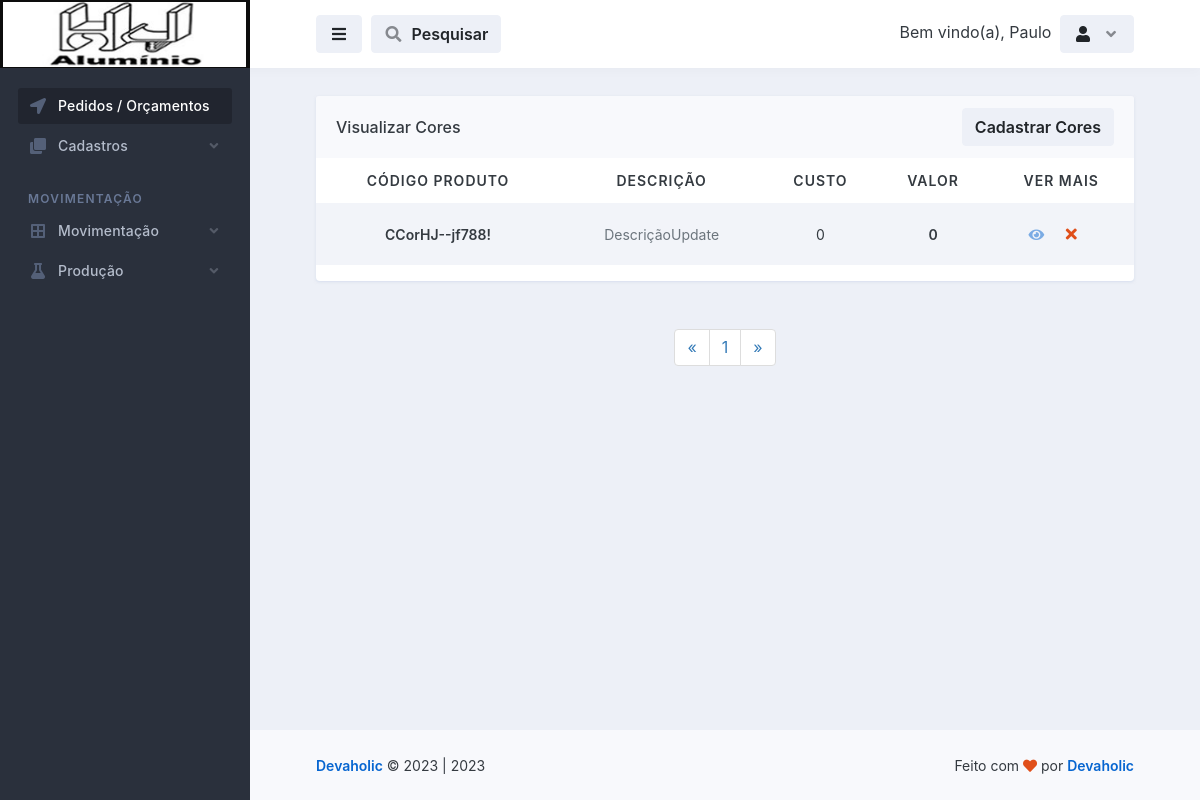
The page /cores/visualizar_cores.php (signed in) on the database its author committed.
### tables this page shows
CREATE TABLE `logado` (
  `id` int(11) NOT NULL,
  `nome` varchar(50) NOT NULL,
  `email` varchar(100) NOT NULL,
  `senha` varchar(50) NOT NULL,
  `parceiro_colaborador` varchar(100) NOT NULL,
  `cpf` int(100) NOT NULL,
  `rg` int(20) NOT NULL,
  `cep` int(20) NOT NULL,
  `endereco` varchar(100) NOT NULL,
  `telefone` varchar(50) NOT NULL,
  `complemento` varchar(100) NOT NULL,
  `bairro` varchar(100) NOT NULL,
  `cidade` varchar(100) NOT NULL,
  `uf` varchar(20) NOT NULL,
  `nascimento` varchar(100) NOT NULL,
  `nivel` varchar(20) NOT NULL
);

CREATE TABLE `cores` (
  `id` int(11) NOT NULL,
  `descricao` varchar(255) NOT NULL,
  `codigo_produto` varchar(100) NOT NULL,
  `observacao` text NOT NULL,
  `custo` decimal(10,0) NOT NULL,
  `markup` decimal(10,0) NOT NULL,
  `valor` decimal(10,0) NOT NULL,
  `rendimento` varchar(100) NOT NULL,
  `ultima_alteracao` date NOT NULL,
  `ativo` varchar(20) NOT NULL
);

### database.php (called while the page is built, shortened)
<?php
    class database
    {
        public $server = 'localhost';
        public $user = 'root';
        public $pass = '';
        public $bdn = 'maxportas';
        public function __construct()
        {
            try{
            $this->conn = new PDO('mysql:host='.$this->server.'; dbname='.$this->bdn, $this->user, $this->pass);
            } catch(PDOException $e){
                echo "Error $e";
            }
        }
    }
?>

### controllers/controllers_cores.php (called while the page is built, shortened)
<?php
    include "../database.php";
class controllers_cores extends database
{
    public function selecionar_cores()
    {
        $selecionar_cores = $this->conn->prepare("SELECT * FROM cores ORDER BY id DESC");
        $selecionar_cores->execute();
        $resulcores = $selecionar_cores->fetchAll(PDO::FETCH_ASSOC);
        return $resulcores;
    }
}
?>

### cores/visualizar_cores.php (the view, shortened to what this page needs)
<?php
require_once "../config.php";
$conn = mysqli_connect($DBHOST, $DBUSER, $DBPASS, $DBNAME);
$pagina = (isset($_GET['pagina']))? $_GET['pagina'] : 1;
$result_cores = "SELECT * FROM cores ORDER BY id DESC";
$resultado_cores = mysqli_query($conn, $result_cores);
$total_cores = mysqli_num_rows($resultado_cores);
$quantidade_pg = 10;
$num_pagina = ceil($total_cores/$quantidade_pg);
$incio = ($quantidade_pg*$pagina)-$quantidade_pg;
$result_cores = "SELECT * FROM cores ORDER BY id DESC limit $incio, $quantidade_pg";
$resultado_cores = mysqli_query($conn, $result_cores);
?>
<!doctype html>
<html lang="en">
  <head>
    <link rel="stylesheet" id="css-main" href="../assets/css/dashmix.min.css">
    <link rel="stylesheet" href="../assets/css/pagination.css">
  </head>
  <body>
    <div id="page-container" class="sidebar-o sidebar-dark enable-page-overlay side-scroll page-header-fixed main-content-narrow">
    <?php require_once "../template/sidebar.php" ?>
<header id="page-header">
    <div class="content-header">
    <div class="space-x-1">
        <button type="button" class="btn btn-alt-secondary" data-toggle="layout" data-action="sidebar_toggle">
        <i class="fa fa-fw fa-bars"></i>
        </button>
            <button type="button" class="btn btn-alt-secondary" data-toggle="layout" data-action="header_search_on">
              <i class="fa fa-fw opacity-50 fa-search"></i> <span class="ms-1 d-none d-sm-inline-block">Pesquisar</span>
            </button>
    </div>
    <?php require_once "../template/btn_logout.php"; ?>
    </div>
</header>
      <main id="main-container">
        <div class="content content-full content-boxed">
          <div class="row">
            <div class="col-md-12">
              <div class="block block-rounded block-mode-loading-refresh">
                <div class="block-header block-header-default">
                  <h3 class="block-title">
                    Visualizar Cores
                  </h3>
                  <a class="btn btn-alt-secondary" href="cores.php">
                    Cadastrar Cores
                  </a>
                </div>
                <div class="table-responsive">
                  <table class="table table-striped table-hover table-borderless table-vcenter fs-sm">
                  <?php
                    require_once "../controllers/controllers_cores.php";
                    $selecionar_cores = new controllers_cores();
                    $result_cores = $selecionar_cores->selecionar_cores();
                    if(count($result_cores) > 0)
                    { ?>
                    <thead style="text-align: center;">
                      <tr class="text-uppercase">
                        <th>Código Produto</th>
                        <th>Descrição</th>
                        <th>Custo</th>
                        <th>Valor</th>
                        <th>Ver Mais</th>
                      </tr>
                    </thead>
                    <?php }?>
                    <tbody style="text-align: center;">
                        <?php
                            require_once "../controllers/controllers_cores.php";
                            $selecionar_cores = new controllers_cores();
                            $result_cores = $selecionar_cores->selecionar_cores();
                            if(count($result_cores) > 0)
                            {
                              while($row_cores = mysqli_fetch_assoc($resultado_cores)){ ?>
                                <tr style="text-align: center;">
                                  <td>
                                      <span class="fw-semibold"><?php echo $row_cores['codigo_produto']; ?></span>
                                  </td>
                                  <td>
                                    <span class="fs-sm text-muted"><?php echo $row_cores['descricao'];?></span>
                                  </td>
                                  <td>
                                    <?php echo $row_cores['custo']; ?>
                                  </td>
                                  <td>
                                      <span class="fw-semibold"><?php echo $row_cores['valor']; ?></span>
                                  </td>
                                  <td class="text-center text-nowrap fw-medium" style="display: flex; justify-content: center; align-items: center;">
                                    <a href="vermais_cores.php?view_cores=<?php $idCriptografado = base64_encode($row_cores['id']); echo $idCriptografado;?>">
                                        <i class="fa fa-eye me-1 opacity-50"></i>
                                    </a>
                                    <?php
                                       echo "<button class='btn' onclick='abrirModal(".$row_cores['id'].")'><i class='fa fa-fw fa-times text-danger'></i></button>";
                                    ?>
                                  </td>
                                </tr>
                          <?php } } else { echo "<h1>Nenhum registo encontrado!</h1>"; } ?>
                    </tbody>
                  </table>
                </div>
                </div>
                <?php
                  $pagina_anterior = $pagina - 1;
                  $pagina_posterior = $pagina + 1;
                ?>
                <nav class="text-center">
                  <ul class="pagination">
                    <li>
                      <?php
                      if($pagina_anterior != 0){ ?>
                        <a href="visualizar_cores.php?pagina=<?php echo $pagina_anterior; ?>" aria-label="Previous">
                          <span aria-hidden="true">&laquo;</span>
                        </a>
                      <?php }else{ ?>
                        <span aria-hidden="true">&laquo;</span>
                      <?php }  ?>
                    </li>
                    <?php
                    for($i = 1; $i < $num_pagina + 1; $i++){ ?>
                      <li><a href="visualizar_cores.php?pagina=<?php echo $i; ?>"><?php echo $i; ?></a>
                      </li>
                    <?php } ?>
                    <li>
                      <?php
                      if($pagina_posterior <= $num_pagina){ ?>
                        <a href="visualizar_cores.php?pagina=<?php echo $pagina_posterior; ?>" aria-label="Previous">
                          <span aria-hidden="true">&raquo;</span>
                        </a>
                      <?php }else{ ?>
                        <span aria-hidden="true">&raquo;</span>
                      <?php }  ?>
                    </li>
                  </ul>
                </nav>
              </div>
        </div>
      </main>
      <?php require_once "../template/footer.php" ?>
    </div>
  </body>
</html>

### template/btn_logout.php (shortened to what this page needs)
<?php
    include "../conexao-bd.php";
    $email = $_SESSION['email'];
    $selecinarUserLogado = $conn->prepare("SELECT * FROM logado WHERE email = :email");
    $selecinarUserLogado->bindValue(':email', $email);
    $selecinarUserLogado->execute();
    $row = $selecinarUserLogado->fetch(PDO::FETCH_ASSOC);
?>
<div class="space-x-1">
    <div class="dropdown d-inline-block">
        <span class="d-sm-inline-block">Bem vindo(a), <?php echo $row['nome']; ?></span>
    </div>
    <div class="dropdown d-inline-block">
    <button type="button" class="btn btn-alt-secondary" id="page-header-user-dropdown" data-bs-toggle="dropdown" aria-haspopup="true" aria-expanded="false">
        <i class="fa fa-fw fa-user"></i>
        <i class="fa fa-fw fa-angle-down opacity-50 ms-1 d-none d-sm-inline-block"></i>
    </button>
    </div>
</div>

### assets/css/pagination.css (style rules this page uses)
.pagination { display:inline-block;padding-left:0;margin:20px 0;border-radius:4px }
.pagination>li { display:inline }
.pagination>li>a,.pagination>li>span { position:relative;float:left;padding:6px 12px;margin-left:-1px;line-height:1.42857143;color:#337ab7;text-decoration:none;background-color:#fff;border:1px solid #ddd }
.pagination>li:first-child>a,.pagination>li:first-child>span { margin-left:0;border-top-left-radius:4px;border-bottom-left-radius:4px }
.pagination>li:last-child>a,.pagination>li:last-child>span { border-top-right-radius:4px;border-bottom-right-radius:4px }

### rows shown on the page
logado: nome "Paulo"
cores: codigo_produto "CCorHJ--jf788!", descricao "DescriçãoUpdate", custo "0", valor "0"

### other values the page prints
Date('Y') "2023"
